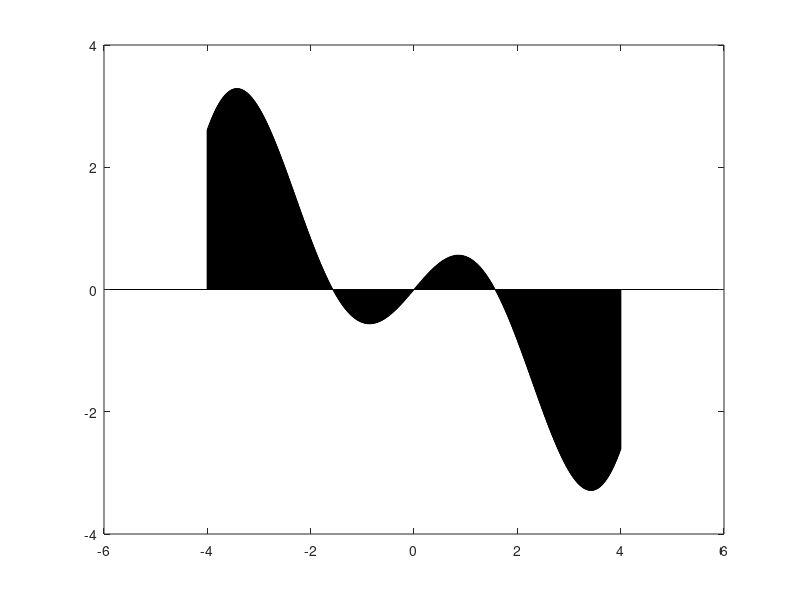

This chart was generated by the following MATLAB code:
% Zadatak 2.

% Koristite funkciju bar za prikaz funkcije f2 = x · cos(x) u rasponu od [-4,4].

clear
clc

x = linspace(-4,4,1000);
f = x .* cos(x);
bar(x, f)